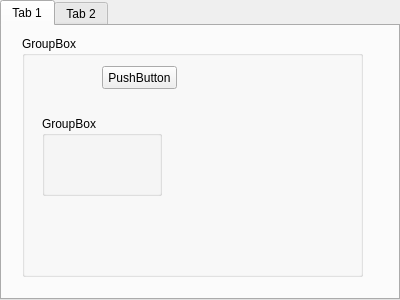
<?xml version="1.0" encoding="UTF-8"?>
<ui version="4.0">
 <class>TabWidget</class>
 <widget class="QTabWidget" name="TabWidget">
  <property name="geometry">
   <rect>
    <x>0</x>
    <y>0</y>
    <width>400</width>
    <height>300</height>
   </rect>
  </property>
  <property name="windowTitle">
   <string>TabWidget</string>
  </property>
  <widget class="QWidget" name="tab">
   <attribute name="title">
    <string>Tab 1</string>
   </attribute>
   <widget class="QWidget" name="gridLayoutWidget">
    <property name="geometry">
     <rect>
      <x>20</x>
      <y>10</y>
      <width>341</width>
      <height>241</height>
     </rect>
    </property>
    <layout class="QGridLayout" name="gridLayout">
     <item row="0" column="0">
      <widget class="QGroupBox" name="groupBox">
       <property name="title">
        <string>GroupBox</string>
       </property>
       <widget class="QGroupBox" name="groupBox_2">
        <property name="geometry">
         <rect>
          <x>20</x>
          <y>80</y>
          <width>120</width>
          <height>80</height>
         </rect>
        </property>
        <property name="title">
         <string>GroupBox</string>
        </property>
       </widget>
       <widget class="QPushButton" name="pushButton">
        <property name="geometry">
         <rect>
          <x>80</x>
          <y>30</y>
          <width>75</width>
          <height>23</height>
         </rect>
        </property>
        <property name="text">
         <string>PushButton</string>
        </property>
       </widget>
      </widget>
     </item>
    </layout>
   </widget>
  </widget>
  <widget class="QWidget" name="tab">
   <attribute name="title">
    <string>Tab 2</string>
   </attribute>
  </widget>
 </widget>
 <resources/>
 <connections/>
</ui>
